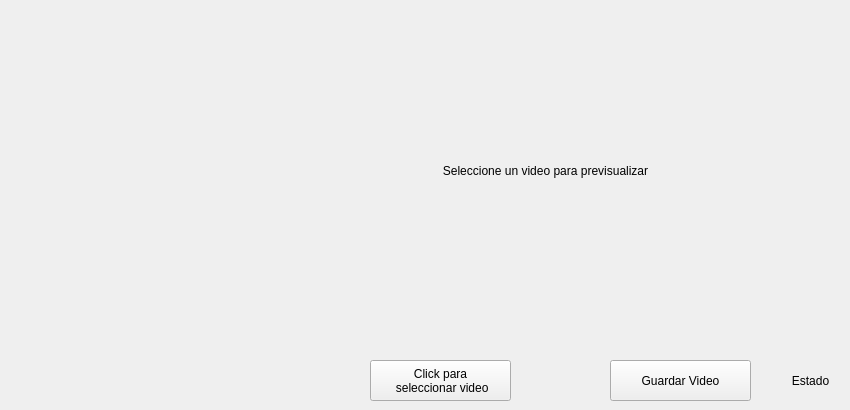
      <widget class="QWidget" name="tab_6">
       <attribute name="title">
        <string>Subir Video Local</string>
       </attribute>
       <widget class="QPushButton" name="Subir_video">
        <property name="geometry">
         <rect>
          <x>370</x>
          <y>360</y>
          <width>141</width>
          <height>41</height>
         </rect>
        </property>
        <property name="text">
         <string>Click para 
 seleccionar video</string>
        </property>
       </widget>
       <widget class="QLabel" name="label_subir_video">
        <property name="geometry">
         <rect>
          <x>280</x>
          <y>40</y>
          <width>531</width>
          <height>261</height>
         </rect>
        </property>
        <property name="text">
         <string>Seleccione un video para previsualizar</string>
        </property>
        <property name="scaledContents">
         <bool>true</bool>
        </property>
        <property name="alignment">
         <set>Qt::AlignCenter</set>
        </property>
       </widget>
       <widget class="QPushButton" name="Guardar_subir_video">
        <property name="geometry">
         <rect>
          <x>610</x>
          <y>360</y>
          <width>141</width>
          <height>41</height>
         </rect>
        </property>
        <property name="text">
         <string>Guardar Video</string>
        </property>
       </widget>
       <widget class="QLabel" name="label_estado_subir_video">
        <property name="geometry">
         <rect>
          <x>780</x>
          <y>360</y>
          <width>61</width>
          <height>41</height>
         </rect>
        </property>
        <property name="text">
         <string>Estado</string>
        </property>
        <property name="scaledContents">
         <bool>true</bool>
        </property>
        <property name="alignment">
         <set>Qt::AlignCenter</set>
        </property>
       </widget>
      </widget>
